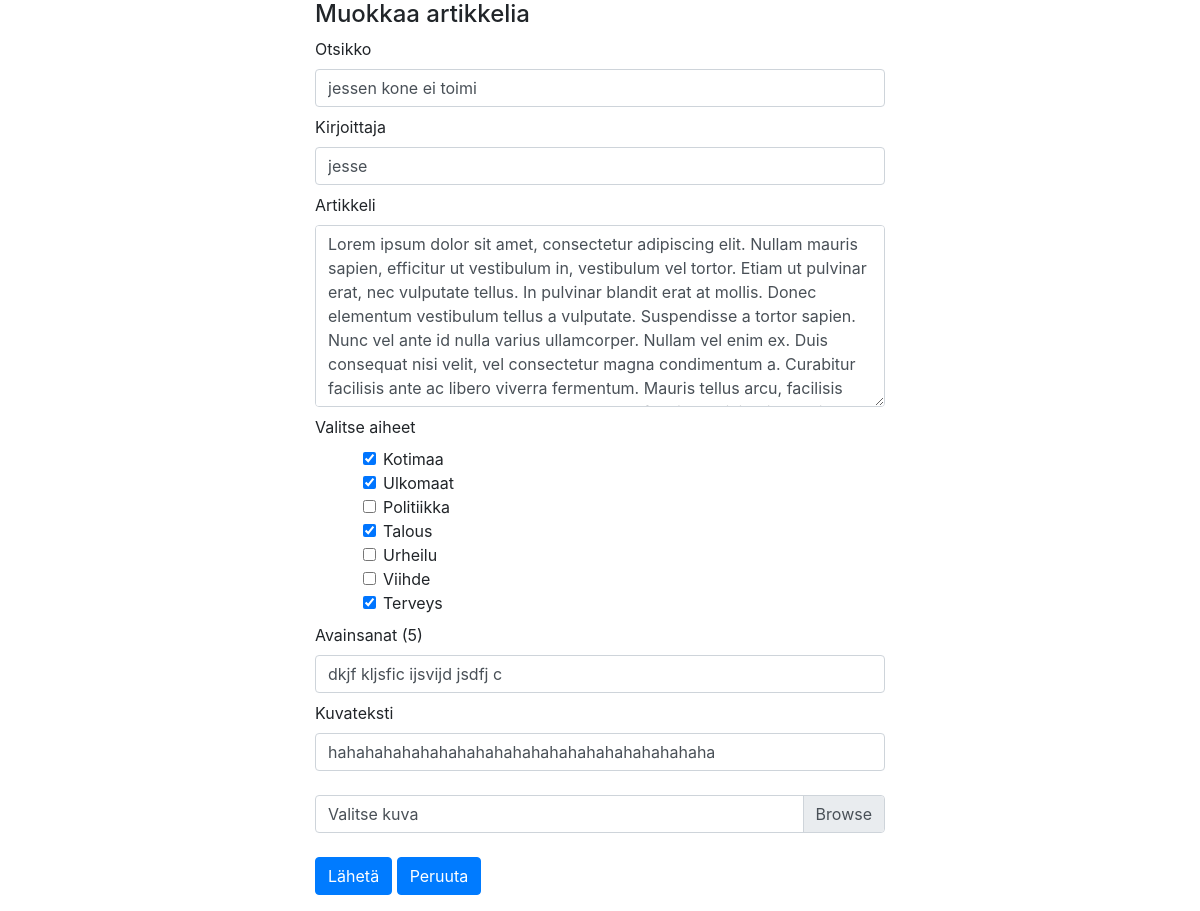
/php/muokkaa.php?uid=7, run on an earlier commit of the app's database.
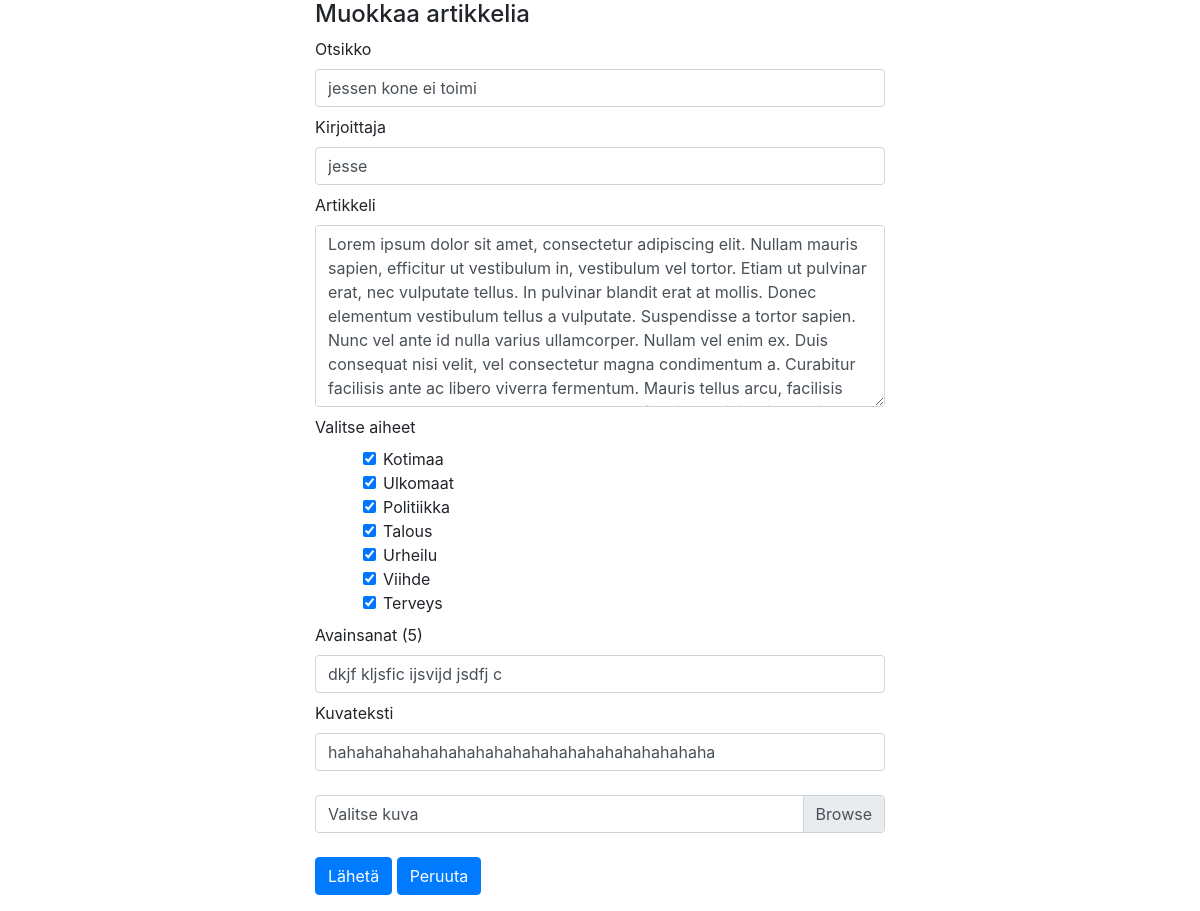
And on a later commit of the database.
### tables this page shows
CREATE TABLE `uutiset` (
  `id` int(11) NOT NULL,
  `pvm` datetime NOT NULL,
  `avainsana0` varchar(50) DEFAULT NULL,
  `avainsana1` varchar(50) DEFAULT NULL,
  `avainsana2` varchar(50) DEFAULT NULL,
  `avainsana3` varchar(50) DEFAULT NULL,
  `avainsana4` varchar(50) DEFAULT NULL,
  `uutiset` tinyint(1) NOT NULL DEFAULT 0,
  `kotimaa` tinyint(1) NOT NULL DEFAULT 0,
  `ulkomaat` tinyint(1) NOT NULL DEFAULT 0,
  `politiikka` tinyint(1) NOT NULL DEFAULT 0,
  `talous` tinyint(1) NOT NULL DEFAULT 0,
  `urheilu` tinyint(1) NOT NULL DEFAULT 0,
  `viihde` tinyint(1) NOT NULL DEFAULT 0,
  `terveys` tinyint(1) NOT NULL DEFAULT 0
);

### php/muokkaa.php (the view, shortened to what the changed rows need)
<?php
$servername = "localhost";
$username = "root";
$password = "";
$dbname = "jobbaripojat";
$yhteys = new mysqli($servername, $username, $password, $dbname);
$id = $_GET['uid'];
$sql = "SELECT * FROM uutiset WHERE id = ?";
$stmt = mysqli_prepare($yhteys, $sql);
mysqli_stmt_bind_param($stmt, "i", $id);
mysqli_stmt_execute($stmt);
$row = mysqli_fetch_object(mysqli_stmt_get_result($stmt));
$avainsanat = $row->avainsana0 . " " . $row->avainsana1 . " " . $row->avainsana2 . " " . $row->avainsana3 . " " . $row->avainsana4;
$check_kotimaa = $row->kotimaa;
$check_ulkomaat = $row->ulkomaat;
$check_politiikka = $row->politiikka;
$check_talous = $row->talous;
$check_urheilu = $row->urheilu;
$check_viihde = $row->viihde;
$check_terveys = $row->terveys;
$file = "../xml/{$id}.xml";
$xml = simplexml_load_file($file);
?>
<html lang="en">
<head>
    <link rel="stylesheet" href="../css/bootstrap.min.css">
    <link rel="stylesheet" href="../css/tyyli.css">
</head>
<body>
    <div class="container-fluid">
        <div class="row min-vh-100">
            <div class="col-lg-3 align-self-center" style="min-width: 600px">
                <div class="form-group" id="muoartikkeli">
                    <form action="lisaa.php?e=1" method="POST" enctype="multipart/form-data">
                        <label for="otsikko">Otsikko</label>
                        <input class="form-control mb-2" id="otsikko" value="<?php echo $xml->otsikko;?>" type="text" name="otsikko">
                        <label for="kirjoittaja">Kirjoittaja</label>
                        <input class="form-control mb-2" id="kirjoittaja" value="<?php echo $xml->kirjoittaja;?>" type="text" name="kirjoittaja">
                        <label for="artikkeli">Artikkeli</label>
                        <textarea class="form-control mb-2" id="artikkeli" type="text" name="artikkeli" rows="7"><?php echo $xml->artikkeli;?></textarea>
                        <label for="aiheet">Valitse aiheet</label>
                        <div class="form-group ml-5 mb-2" id="aiheet">
                            <div class="form-check">
                                <input class="form-check-input" type="checkbox" <?php echo ($check_kotimaa) ? "checked" : false;?> id="kotimaa" name="kotimaa">
                                <label class="form-check-label" for="kotimaa">Kotimaa</label>
                            </div>
                            <div class="form-check">
                                <input class="form-check-input" type="checkbox" <?php echo ($check_ulkomaat) ? "checked" : false;?> id="ulkomaat" name="ulkomaat">
                                <label class="form-check-label" for="ulkomaat">Ulkomaat</label>
                            </div>
                            <div class="form-check">
                                <input class="form-check-input" type="checkbox" <?php echo ($check_politiikka) ? "checked" : false;?> id="politiikka" name="politiikka">
                                <label class="form-check-label" for="politiikka">Politiikka</label>
                            </div>
                            <div class="form-check">
                                <input class="form-check-input" type="checkbox" <?php echo ($check_talous) ? "checked" : false;?> id="talous" name="talous">
                                <label class="form-check-label" for="talous">Talous</label>
                            </div>
                            <div class="form-check">
                                <input class="form-check-input" type="checkbox" <?php echo ($check_urheilu) ? "checked" : false;?> id="urheilu" name="urheilu">
                                <label class="form-check-label" for="urheilu">Urheilu</label>
                            </div>
                            <div class="form-check">
                                <input class="form-check-input" type="checkbox" <?php echo ($check_viihde) ? "checked" : false;?> id="viihde" name="viihde">
                                <label class="form-check-label" for="viihde">Viihde</label>
                            </div>
                            <div class="form-check">
                                <input class="form-check-input" type="checkbox" <?php echo ($check_terveys) ? "checked" : false;?> id="terveys" name="terveys">
                                <label class="form-check-label" for="terveys">Terveys</label>
                            </div>
                        </div>
                        <label for="avainsanat">Avainsanat (5)</label>
                        <input class="form-control mb-2" id="avainsanat" value="<?php echo $avainsanat;?>" type="text" name="avainsanat">
                        <label for="kuvateksti">Kuvateksti</label>
                        <input class="form-control mb-2" id="kuvateksti" value="<?php echo $xml->kuvateksti;?>" type="text" name="kuvateksti">
                        <div class="custom-file mt-3" id="liskuva">
                            <label class="custom-file-label" for="fileToUpload">Valitse kuva</label>
                        </div>
                        <button type="submit" class="btn btn-primary mt-4">Lähetä</button>
                        <button onclick="window.history.go(-1); return false;" class="btn btn-primary mt-4">Peruuta</button>
                    </form>
                </div>
            </div>
        </div>
    </div>
</body>
</html>

What changed in the data, as far as the page shows it:
changed uutiset "dkjf kljsfic ijsvijd jsdfj c": politiikka "☐" → "☑"; urheilu "☐" → "☑"; viihde "☐" → "☑"
